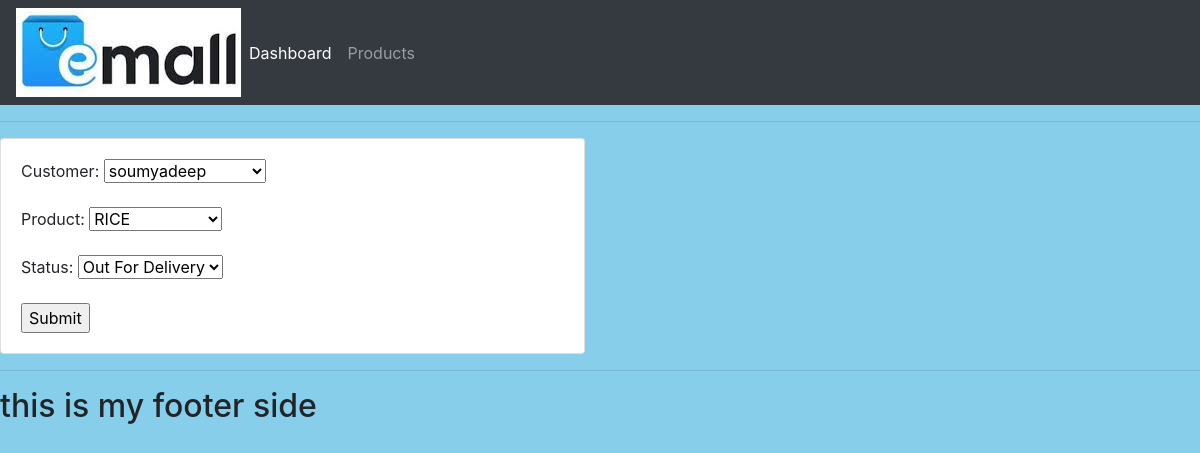
Page /update_order/11 on the committed database.
### accounts/models.py (models this page shows)
class Order(models.Model):
    STATUS=(
        ('Pending','Pending'),
        ('Out For Delivery','Out For Delivery'),
        ('Delivered','Delivered'),
    )
    customer=models.ForeignKey(Customer,null=True,on_delete=models.SET_NULL)
    product=models.ForeignKey(Product,null=True,on_delete=models.SET_NULL)
    date_created=models.DateTimeField(auto_now_add=True,null=True)
    status=models.CharField(max_length=200,null=True,choices=STATUS)

### accounts/views.py (the view)
# urls.py: path('update_order/<str:pk>',views.updateorder,name='update_order'),
def updateorder(request,pk):
    order=Order.objects.get(id=pk) #it will return the particular product id
    form=OrderForm(instance=order) #this will show the product in form page
    if request.method=='POST':
        form=OrderForm(request.POST,instance=order)
        if form.is_valid():
            form.save()
            return redirect('/')
    context={'order':order,'form':form}
    return render(request, 'accounts/order_form.html',context)

### accounts/forms.py
class OrderForm(ModelForm):
    class Meta:
        model=Order
        fields='__all__'

### accounts/models.py (called while the page is built)
    def __str__(self):
        return self.name

    def __str__(self):
        return self.name

### templates/accounts/order_form.html (shortened to what this page needs)
{% extends 'main.html' %}
{% load static %}
{% block content %}
<div class="row">
    <div class="col-md-6">
        <div class="card card-body">
            <form action="" method="POST">
            {{form.as_p}}
            <input type="submit" name="SUBMIT">
            </form>
        </div>
    </div>
</div>
{% endblock %}

### static/css/main.css (style rules this page uses)
body { background-color: skyblue; }

### rows in the picture
Order: customer "soumyadeep", product "RICE", status "Out For Delivery"
